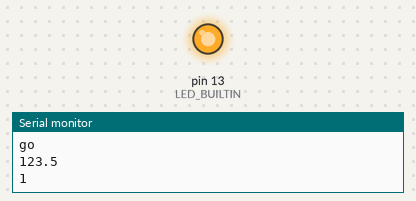
A sketch run on a simulated Arduino Uno, built with avr-gcc and run on an emulated ATmega328P. On the bench: output pins drawn as LEDs (lit = HIGH), the last lines printed to the serial monitor.

Above: at 1.0 s.
At 3.0 s:
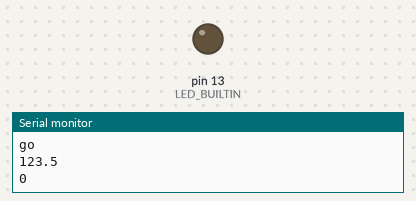
Timing chart, 0 to 5.2 s (numbered marks = the images above):
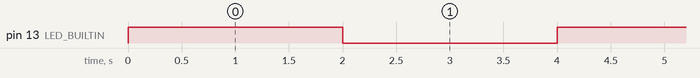

The sketch:

serial_advanced.ino
```cpp
void setup() {
  Serial.begin(9600);

  pinMode(LED_BUILTIN, OUTPUT);
  Serial.print("Start");
  Serial.print("\n");
}

void loop() {
  Serial.println("go");
  Serial.println(123.546,1);

/*
  digitalWrite(LED_BUILTIN, HIGH);
  Serial.println(digitalRead(13));
  delay(2000);
  digitalWrite(LED_BUILTIN, LOW);
  Serial.println(digitalRead(13));
  delay(2000);

*/
  digitalWrite(13, digitalRead(13)^1);
  Serial.println(digitalRead(13));
  delay(2000);
}
```

Measured:
- by itself, pin 13 (LED_BUILTIN): alternates HIGH for 2.0 s and LOW for 2.0 s
